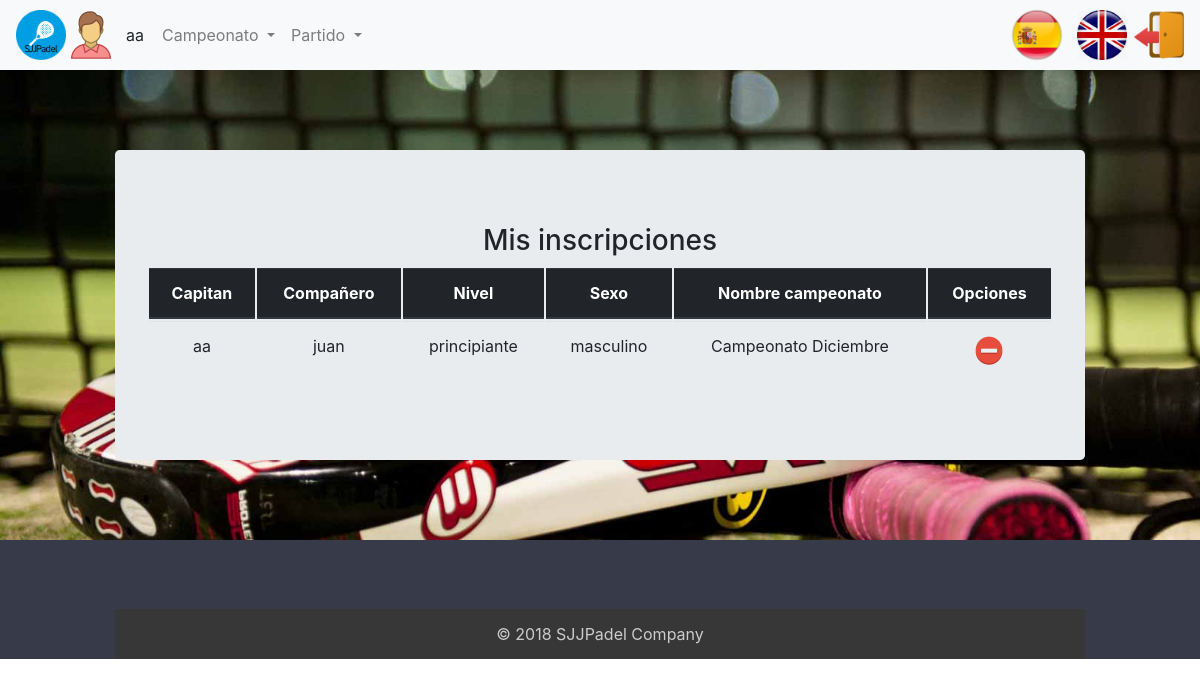
Screenshot of /index.php?controller=championship&action=showallInscriptionCurrentUser (signed in) with the database file from the repository.
### tables this page shows
CREATE TABLE `usuario` (
  `login` varchar(20) NOT NULL,
  `nombre` varchar(20) NOT NULL,
  `apellidos` varchar(45) DEFAULT NULL,
  `pass` varchar(20) DEFAULT NULL,
  `rol` char(1) DEFAULT NULL,
  `genero` varchar(10) DEFAULT NULL
);

CREATE TABLE `campeonato` (
  `idCampeonato` int(11) NOT NULL,
  `fechaInicioInscripcion` date NOT NULL,
  `fechaFinInscripcion` date DEFAULT NULL,
  `fechaInicioCampeonato` date DEFAULT NULL,
  `fechaFinCampeonato` date DEFAULT NULL,
  `nombreCampeonato` varchar(45) DEFAULT NULL,
  `fase` enum('Inscripcion','Grupos','Cuartos','Semifinal','Final') NOT NULL
);

CREATE TABLE `pareja` (
  `idPareja` int(11) NOT NULL,
  `idCapitan` varchar(20) NOT NULL,
  `idCompañero` varchar(20) NOT NULL,
  `idCategoriaCampeonato` int(11) NOT NULL
);

CREATE TABLE `categoria` (
  `idCategoria` int(11) NOT NULL,
  `nivel` varchar(20) NOT NULL,
  `sexo` varchar(20) NOT NULL
);

### core/ViewManager.php (called while the page is built, shortened)
<?php
class ViewManager
{
    private $fragmentContents = array();
    private $variables = array();
    private $currentFragment = self::DEFAULT_FRAGMENT;
    private $layout = "default";
    private function saveCurrentFragment()
    {
        $this->fragmentContents[$this->currentFragment] .= ob_get_contents();
    }
    public function moveToFragment($name)
    {
        $this->currentFragment = $name;
    }
    public function getFragment($fragment, $default = "")
    {
        if (! isset($this->fragmentContents[$fragment])) {
            return $default;
        }
        return $this->fragmentContents[$fragment];
    }
    public function setVariable($varname, $value, $flash = false)
    {
        $this->variables[$varname] = $value;
    }
    public function getVariable($varname, $default = NULL)
    {
        if (! isset($this->variables[$varname])) {
            return $default;
        }
        return $this->variables[$varname];
    }
    public function render($controller, $viewname)
    {
        include (__DIR__ . "/../view/$controller/$viewname.php");
        $this->renderLayout();
    }
    private function renderLayout()
    {
        include (__DIR__ . "/../view/layouts/" . $this->layout . ".php");
    }
    private static $viewmanager_singleton = NULL;
    public static function getInstance()
    {
        if (self::$viewmanager_singleton == null) {
            self::$viewmanager_singleton = new ViewManager();
        }
        return self::$viewmanager_singleton;
    }
}

### controller/ChampionshipController.php (called while the page is built, shortened)
<?php
require_once (__DIR__ . "/../model/InscriptionUserChampionship.php");
require_once (__DIR__ . "/../model/InscriptionUserChampionshipMapper.php");
require_once (__DIR__ . "/../core/ViewManager.php");
require_once (__DIR__ . "/../controller/BaseController.php");
class ChampionshipController extends BaseController
{
    public function __construct()
    {
        parent::__construct();
        $this->inscriptionUserChampionshipMapper = new InscriptionUserChampionshipMapper();
    }
    public function showallInscriptionCurrentUser()
    {
        $championships = $this->inscriptionUserChampionshipMapper->getInscriptionsCurrentUserInChampionship($this->currentUser->getLogin());
        $this->view->setVariable("championships", $championships);
        $this->view->render("championship", "showallInscriptionCurrentUser");
    }
}

### index.php (called while the page is built, shortened)
<?php
function run()
{
    try {
        $controller = loadController($_GET["controller"]);
        $actionName = $_GET["action"];
        $controller->$actionName();
    } catch (Exception $ex) {
        die("An exception occured!!!!!" . $ex->getMessage());
    }
}
function loadController($controllerName)
{
    return new $controllerClassName();
}
run();
?>

### core/I18n.php (called while the page is built, shortened)
<?php
class I18n
{
    private $messages;
    public function setLanguage($language)
    {
        $this->messages = $i18n_messages;
    }
    public function i18n($key)
    {
        if (isset($this->messages[$key])) {
            return $this->messages[$key];
        } else {
            return $key;
        }
    }
    private static $i18n_singleton = null;
    public static function getInstance()
    {
        if (self::$i18n_singleton == NULL) {
            self::$i18n_singleton = new I18n();
        }
        return self::$i18n_singleton;
    }
}
function i18n($key)
{
    return I18n::getInstance()->i18n($key);
}

### model/InscriptionUserChampionship.php (called while the page is built, shortened)
<?php
class InscriptionUserChampionship
{
    private $idPartner;
    private $idCaptain;
    private $idFellow;
    private $level;
    private $sex;
    private $nameChampionship;
    public function __construct($idPartner = NULL, $idCaptain = NULL, $idFellow = NULL, $level = NULL, $sex = NULL, $nameChampionship = NULL)
    {
        $this->idPartner = $idPartner;
        $this->idCaptain = $idCaptain;
        $this->idFellow = $idFellow;
        $this->level = $level;
        $this->sex = $sex;
        $this->nameChampionship = $nameChampionship;
    }
    public function getIdPartner()
    {
        return $this->idPartner;
    }
    public function getIdCaptain()
    {
        return $this->idCaptain;
    }
    public function getIdFellow()
    {
        return $this->idFellow;
    }
    public function getLevel()
    {
        return $this->level;
    }
    public function getSex()
    {
        return $this->sex;
    }
    public function getNameChampionship()
    {
        return $this->nameChampionship;
    }
}

### model/InscriptionUserChampionshipMapper.php (called while the page is built, shortened)
<?php
require_once (__DIR__ . "/../core/PDOConnection.php");
require_once (__DIR__ . "/../model/InscriptionUserChampionship.php");
class InscriptionUserChampionshipMapper
{
    private $db;
    public function __construct()
    {
        $this->db = PDOConnection::getInstance();
    }
    public function getInscriptionsCurrentUserInChampionship($login)
    {
        $stmt = $this->db->prepare("SELECT pa.idPareja,pa.idCapitan,pa.idCompañero,cat.nivel,cat.sexo,cam.nombreCampeonato
								FROM campeonato cam,categoria cat,categoriascampeonato cap,pareja pa
								WHERE cam.idCampeonato = cap.idCampeonato AND
      							cat.idCategoria = cap.idCategoria AND
      							cap.idCategoriasCampeonato = pa.idCategoriaCampeonato AND
      							(pa.idCapitan =? OR pa.idCompañero =?)");
        $stmt->execute(array(
            $login,
            $login
        ));
        $toret_db = $stmt->fetchAll(PDO::FETCH_ASSOC);
        $inscriptions = array();
        foreach ($toret_db as $datos) {
            array_push($inscriptions, new InscriptionUserChampionship($datos["idPareja"], $datos["idCapitan"], $datos["idCompañero"], $datos["nivel"], $datos["sexo"], $datos["nombreCampeonato"]));
        }
        return $inscriptions;
    }
}

### core/PDOConnection.php (called while the page is built)
<?php
class PDOConnection
{
    private static $dbhost = "localhost";
    private static $dbname = "sjjpadel";
    private static $dbuser = "abp";
    private static $dbpass = "abp";
    private static $db_singleton = null;
    public static function getInstance()
    {
        if (self::$db_singleton == null) {
            self::$db_singleton = new PDO("mysql:host=" . self::$dbhost . ";dbname=" . self::$dbname . ";charset=utf8",
            self::$dbuser, self::$dbpass, array(
                PDO::ATTR_EMULATE_PREPARES => false,
                PDO::ATTR_ERRMODE => PDO::ERRMODE_EXCEPTION
            ));
        }
        return self::$db_singleton;
    }
}
?>

### controller/BaseController.php (called while the page is built, shortened)
<?php
require_once (__DIR__ . "/../core/ViewManager.php");
require_once (__DIR__ . "/../core/I18n.php");
require_once (__DIR__ . "/../model/UserMapper.php");
class BaseController
{
    public function __construct()
    {
        if (isset($_SESSION["currentuser"])) {
            $userMapper = new UserMapper();
            $datosUser = $userMapper->getDatos($_SESSION["currentuser"]);
            $this->currentUser = $datosUser;
        }
    }
}

### model/UserMapper.php (called while the page is built, shortened)
<?php
require_once (__DIR__ . "/../core/PDOConnection.php");
class UserMapper
{
    private $db;
    public function __construct()
    {
        $this->db = PDOConnection::getInstance();
    }
    public function getDatos($login)
    {
        $stmt = $this->db->prepare("SELECT * FROM usuario where login=?");
        $stmt->execute(array(
            $login
        ));
        $toret_db = $stmt->fetchAll(PDO::FETCH_ASSOC);
        $user = null;
        foreach ($toret_db as $datos) {
            $user = new User($datos['login'], $datos['nombre'], $datos['apellidos'], $datos['pass'], $datos['rol'], $datos['genero']);
        }
        return $user;
    }
}

### view/championship/showallInscriptionCurrentUser.php (the view, shortened to what this page needs)
<?php
require_once (__DIR__ . "/../../core/ViewManager.php");
$view = ViewManager::getInstance();
$championships = $view->getVariable("championships");
$cabecera = array(
    "Captain",
    "Fellow",
    "Level",
    "Sex",
    "Name championship"
);
?>
<h3><?= i18n("My inscriptions"); ?></h3>
<table class="table">
	<thead class="thead-dark">
		<tr>
      <?php foreach( $cabecera as $valor ) { ?>
        <th scope="col">
          <?php echo i18n( $valor ); ?>
        </th>
      <?php } ?>
      <th scope="col" colspan="2">
        <?= i18n("Options"); ?>
      </th>
		</tr>
	</thead>
	<tbody>
      <?php foreach( $championships as $championship ) {  ?>
        <tr>
			<td>
              <?php echo $championship->getIdCaptain() ; ?>
            </td>
			<td>
              <?php echo $championship->getIdFellow() ; ?>
            </td>
			<td>
              <?php echo $championship->getLevel() ; ?>
            </td>
			<td>
              <?php echo $championship->getSex() ; ?>
            </td>
			<td>
              <?php echo $championship->getNameChampionship() ; ?>
            </td>
			<td><a
				href="index.php?controller=championship&amp;action=deleteInscription&amp;id=<?php echo $championship->getIdPartner() ?>">
					<img src="images/eliminarInscripcion.png" class="img-fluid"
					alt="Responsive image">
			</a></td>
		</tr>
      <?php } ?>
  </tbody>
</table>

### view/layouts/default.php (shortened to what this page needs)
<?php
$view = ViewManager::getInstance();
$currentuser = $view->getVariable("currentusername");
$currentGender = $view->getVariable("currentGender");
$currentRol = $view->getVariable("currentRol");
?>
<!DOCTYPE html>
<html lang="en">
<head>
<link rel="stylesheet"
	href="https://maxcdn.bootstrapcdn.com/bootstrap/4.0.0/css/bootstrap.min.css"
>
<link rel="stylesheet"
	href="https://use.fontawesome.com/releases/v5.5.0/css/all.css"
>
	<link rel="stylesheet" href="css/style.css" type="text/css">
</head>
<body>
	<div class="contenedor">
		<nav class="navbar navbar-expand-lg navbar-light bg-light">
			<img class="img-circle icono" src="images/icono.png">
		<?php if (isset($currentuser)): ?>
			<img class="icono" src="images/<?php echo $currentGender; ?>.png"> <span
				class="username">
				<?= sprintf(i18n("%s"), $currentuser) ?>
			</span>
		<?php endif ?>
			<div class="collapse navbar-collapse" id="navbarSupportedContent">
				<ul class="navbar-nav mr-auto">
				<?php if($currentRol == 'd' || $currentRol == 'a' || $currentRol == 'e'): ?>
					<li class="nav-item dropdown"><a class="nav-link dropdown-toggle"
						href="#" id="navbarDropdown" role="button" data-toggle="dropdown"
						aria-haspopup="true" aria-expanded="false">
							<?php echo i18n("Championship") ?>
						</a>
						</li>
				<?php endif ?>
				<?php if($currentRol == 'd' || $currentRol == 'a' || $currentRol == 'e'): ?>
					<li class="nav-item dropdown"><a class="nav-link dropdown-toggle"
						href="#" id="navbarDropdown" role="button" data-toggle="dropdown"
						aria-haspopup="true" aria-expanded="false">
							<?php echo i18n("Match") ?>
						</a>
						</li>
				<?php endif ?>
			</ul>
			</div>
			<li class="nav-item">
			<?php include(__DIR__."/language_select_element.php"); ?>
		</li>
			<li class="nav-item">
			<?php if (isset($currentuser)): ?>
				<a href="index.php?controller=users&amp;action=logout"> <img
					src="images/salir.png" class="rounded icono"
					alt="Imágenes responsive">
			</a>
				<?php endif ?>
			</li>
		</nav>
		<div class="container">
			<div class="jumbotron">
				<?= $view->getFragment(ViewManager::DEFAULT_FRAGMENT) ?>
			</div>
		</div>
		<footer id="myFooter">
			<div class="container">
				<div class="row">
					<div class="col-sm-3 myCols"></div>
				</div>
				<div class="social-networks"></div>
				<div class="footer-copyright">
					<p>© 2018 SJJPadel Company</p>
				</div>
		</footer>
	</div>
</body>
</html>

### css/style.css (style rules this page uses)
body { width: 100%; height: 100%; }
.contenedor { background: url('../images/padel.jpg'); background-size: cover; background-attachment: fixed; }
ul, li { list-style: none; }
#myFooter { margin: 0; padding: 0; background-color: #373a48; color: white; }
#myFooter .footer-copyright { background-color: #383737; padding-top: 3px; padding-bottom: 3px; text-align: center; }
#myFooter .footer-copyright p { margin: 10px; color: #ccc; }
#myFooter .myCols { text-align: center; }
#myFooter .social-networks { text-align: center; padding-top: 30px; padding-bottom: 38px; }
.icono { width: 50px; height: 50px; }
table { border-collapse: inherit; }
.container { margin: 0 auto; max-width: 1000px; }
.jumbotron { margin: 80px 0; text-align: center; }
.username { margin-left: 10px; margin-right: 10px; }

### rows the page displays
usuario: genero (picture)
campeonato: pareja.idCapitan "aa", pareja.idCompañero "juan", categoria.nivel "principiante", categoria.sexo "masculino", nombreCampeonato "Campeonato Diciembre"

### other values shown
sprintf(i18n("%s"), $currentuser) "aa"
i18n("Championship") "Campeonato"
i18n("Match") "Partido"
i18n("My inscriptions") "Mis inscripciones"
i18n( $valor ) "Capitan"
i18n( $valor ) "Compañero"
i18n( $valor ) "Nivel"
i18n( $valor ) "Sexo"
i18n( $valor ) "Nombre campeonato"
i18n("Options") "Opciones"
